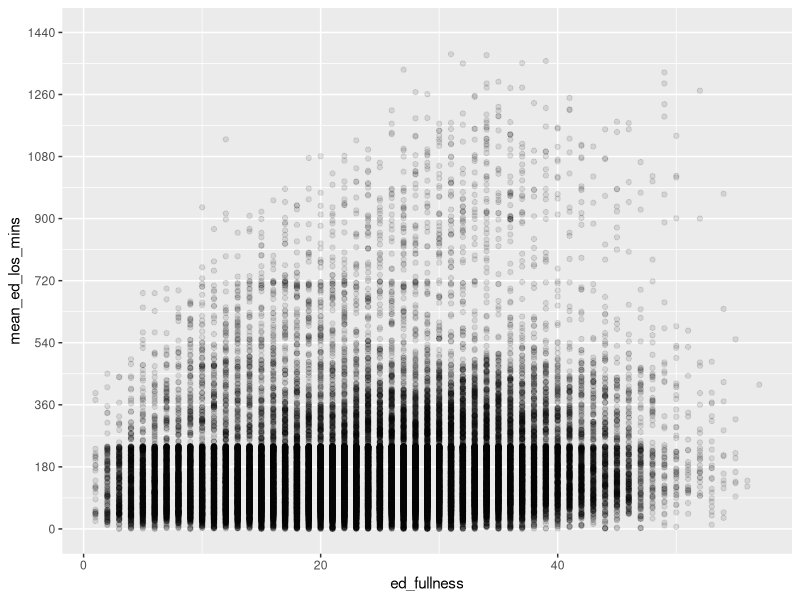
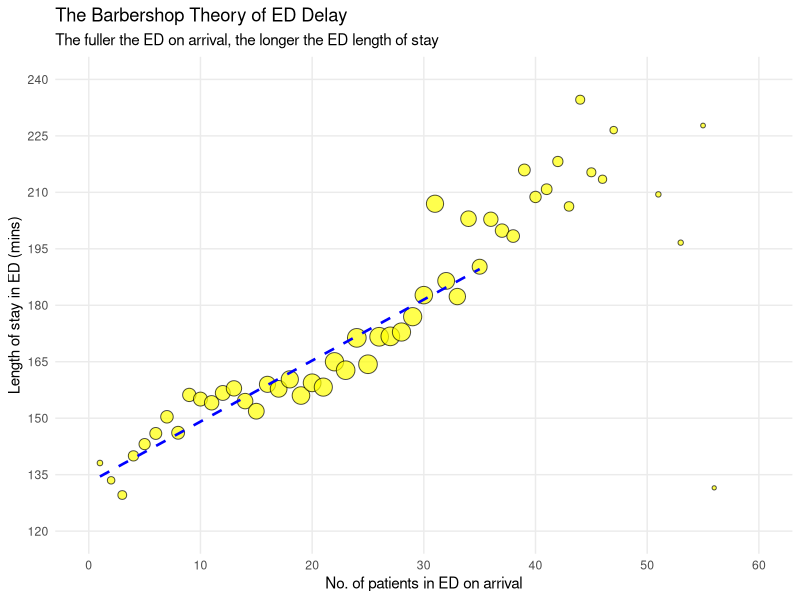

Write the R code that produced these figures, in order.

# Case Study No. 1 - The Barbershop Theory of ED Delays -------------------


# Step 0 - load the packages ----------------------------------------------

library(readxl)
library(tidyverse)


# Step 1 - import the data ------------------------------------------------

df_ed_duration_extract <-
  read_xlsx("data/01_ed_duration_extract.xlsx")


# Step 2 - create a dataframe of unique arrival_datetimes -----------------

df_unique_arrival_times <-
  df_ed_duration_extract |> 
  filter(arrival_datetime >= as.POSIXct('2014-09-29 00:00',
                                            tz = "UTC")) |> 
  group_by(arrival_datetime) |> 
  summarize(no_of_attendances = n()) |> 
  rename(unique_arrival_datetime = arrival_datetime) |> 
  select(unique_arrival_datetime) |> 
  arrange(unique_arrival_datetime)


# Step 3 - find the ED fullness values for each unique arrival time -------

df_ed_fullness_values <-
  df_unique_arrival_times |> 
  left_join(df_ed_duration_extract,
            join_by(unique_arrival_datetime >= arrival_datetime,
                    unique_arrival_datetime < departure_datetime)) |> 
  group_by(unique_arrival_datetime) |> 
  summarize(ed_fullness = n())


# Step 4 - find the mean ED los_mins values for each unique arrival time --

df_ed_mean_los_mins <-
  df_ed_duration_extract |> 
  filter(arrival_datetime >= as.POSIXct('2014-09-29 00:00',
                                        tz = "UTC")) |> 
  group_by(arrival_datetime) |> 
  summarize(mean_ed_los_mins = mean(los_mins))


# Step 5 - join the ED los_mins values to the ED_fullness values ----------

df_final <-
  df_ed_fullness_values |> 
  left_join(df_ed_mean_los_mins,
            join_by(unique_arrival_datetime == arrival_datetime))


# Step 6 - draw a massive scatterplot -------------------------------------

ggplot(data = df_final) +
  aes(x = ed_fullness,
      y = mean_ed_los_mins) +
  geom_point(alpha = 0.1) +
  scale_y_continuous(limits = c(0, 1440),
                     breaks = seq(0, 1440, 180))


# Step 7 - summarize the df_final data ------------------------------------

df_final_x <-
  df_final |> 
  group_by(ed_fullness) |> 
  summarize(mean_ed_los_mins = mean(mean_ed_los_mins),
            no_of_arrivals = n())


# Step 8 - draw a bubbleplot using the summarized data --------------------

ggplot(data = df_final_x) +
  aes(x = ed_fullness,
      y = mean_ed_los_mins,
      size = no_of_arrivals) +
  geom_point(pch = 21,
             fill = "yellow",
             colour = "black",
             alpha = 0.7) +
  geom_smooth(data = df_final_x |> 
              filter(ed_fullness < 36),
                method = lm, 
              se = FALSE, 
              colour ="blue",
              linetype = "dashed",
              linewidth = 0.9) +
  scale_x_continuous(limits = c(0, 60),
                     breaks = seq(0, 60, 10)) +
  scale_y_continuous(limits = c(120, 240),
                     breaks = seq(120, 240, 15)) +
  labs(title = "The Barbershop Theory of ED Delay",
       subtitle = "The fuller the ED on arrival, the longer the ED length of stay",
       x = "No. of patients in ED on arrival",
       y = "Length of stay in ED (mins)") +
  theme_minimal() +
  theme(legend.position = "none") +
  theme(panel.grid.minor.x = element_blank(),
        panel.grid.minor.y = element_blank())
